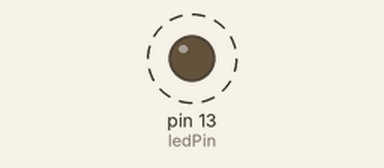
Simulated run of this sketch. Board: Arduino Uno, built with avr-gcc and run on an emulated ATmega328P. Parts: output pins drawn as LEDs (lit = HIGH). Dashed ring = blinking.

Above: at 0.5 s.
Timing chart, 0 to 4.6 s (numbered marks = the images above):
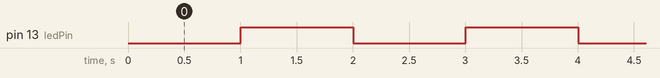

The sketch:

sketch.pde
```cpp
/* Blink without Delay

  Turns on and off a light emitting diode(LED) connected to a digital
  pin, without using the delay() function.  This means that other code
  can run at the same time without being interrupted by the LED code.

   The circuit:
  * LED attached from pin 13 to ground.
  * Note: on most Arduinos, there is already an LED on the board
  that's attached to pin 13, so no hardware is needed for this example.


  created 2005
  by David A. Mellis
  modified 17 Jun 2009
  by Tom Igoe

  http://www.arduino.cc/en/Tutorial/BlinkWithoutDelay
  */

 // constants won't change. Used here to
 // set pin numbers:
 const int ledPin =  13;      // the number of the LED pin

 // Variables will change:
 int ledState = LOW;             // ledState used to set the LED
 long previousMillis = 0;        // will store last time LED was updated

 // the follow variables is a long because the time, measured in miliseconds,
 // will quickly become a bigger number than can be stored in an int.
 long interval = 1000;           // interval at which to blink (milliseconds)

 void setup() {
   // set the digital pin as output:
   pinMode(ledPin, OUTPUT);
 }

 void loop()
 {
   // here is where you'd put code that needs to be running all the time.

   // check to see if it's time to blink the LED; that is, is the difference
   // between the current time and last time we blinked the LED bigger than
   // the interval at which we want to blink the LED.
   if (millis() - previousMillis > interval) {
     // save the last time you blinked the LED
     previousMillis = millis();

     // if the LED is off turn it on and vice-versa:
     if (ledState == LOW)
       ledState = HIGH;
     else
       ledState = LOW;

     // set the LED with the ledState of the variable:
     digitalWrite(ledPin, ledState);
   }
 }
```

Measured:
- by itself, pin 13 (ledPin): alternates HIGH for 1.0 s and LOW for 1.0 s
